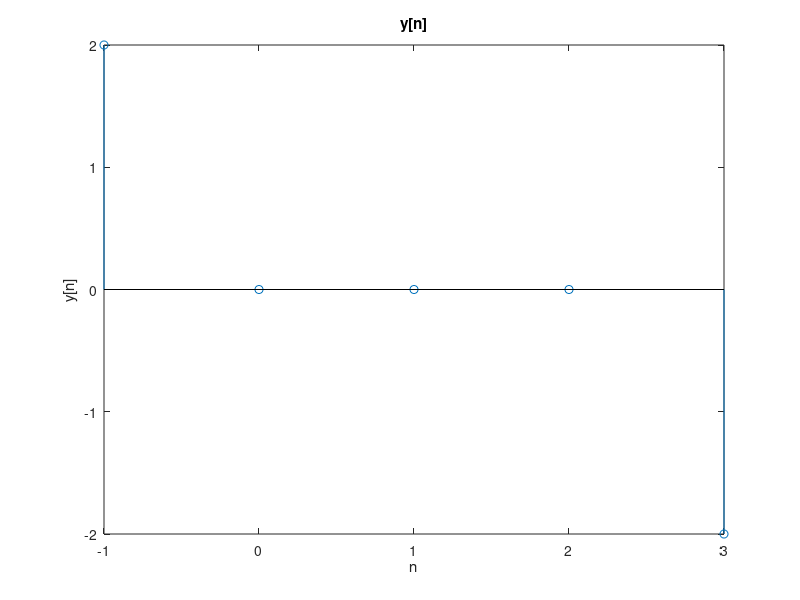

This chart was generated by the following MATLAB code:
clear;clc;
x=[1 0 1]; % x输入右移一位，结果的下标左移一位
h=[2 0 -2];
y=conv(h,x); % convolution 
ny=-1:3;
stem(ny,y);
title('y[n]');
xlabel('n');
ylabel('y[n]');